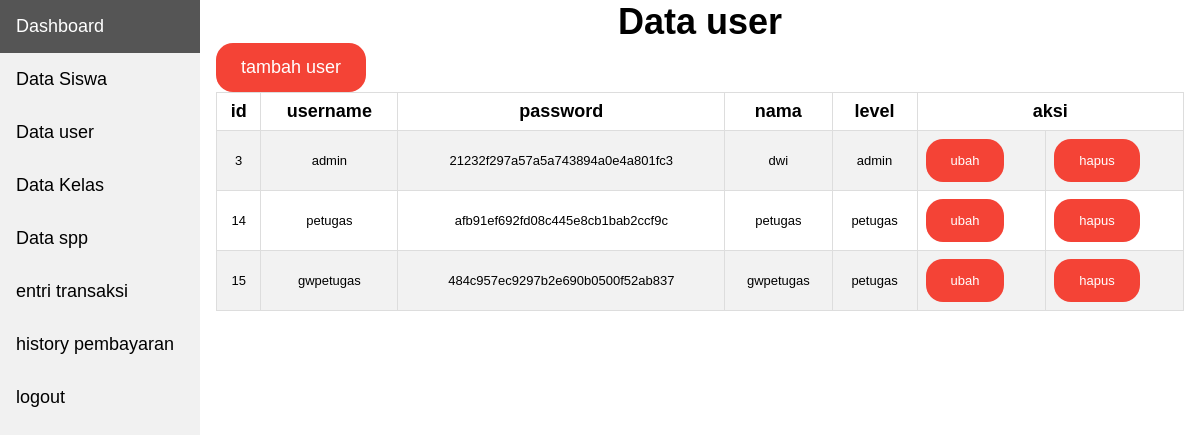
The page /admin/data_petugas.php (signed in) on the database its author committed.
### tables this page shows
CREATE TABLE IF NOT EXISTS `petugas` (
  `id_petugas` int(11) NOT NULL AUTO_INCREMENT,
  `username` varchar(25) NOT NULL,
  `password` varchar(32) NOT NULL,
  `nama_petugas` varchar(35) NOT NULL,
  `level` enum('admin','petugas') NOT NULL,
  PRIMARY KEY (`id_petugas`),
  UNIQUE KEY `username` (`username`)
);

### functions/functions.php (called while the page is built, shortened)
<?php
$conn = mysqli_connect("localhost", "root", "", "db_spp");
function query($query) {
	global $conn;
	$result = mysqli_query($conn, $query);
	$rows = array();
	while ( $row = mysqli_fetch_assoc($result) ) {
		$rows[] = $row;
	}
	return $rows;
}
 ?>

### admin/data_petugas.php (the view, shortened to what this page needs)
<?php
require '../functions/functions.php';
$petugas = query("SELECT * FROM petugas");
 ?>
<?php include 'header_admin.php'; ?>
<!DOCTYPE html>
<html>
<head>
</head>
<link rel="stylesheet" type="text/css" href="css/style.css">
<body>
	<div class="content">
		<h1>Data user</h1>
		<a class="link2" href="tambah_data_user.php">tambah user</a>
		<table border="1" cellpadding="10" cellspacing="0">
			<tr>
				<th>id</th>
				<th>username</th>
				<th>password</th>
				<th>nama</th>
				<th>level</th>
				<th colspan="2">aksi</th>
			</tr>
			<?php foreach ($petugas as $row) : ?>
			<tr>
				<td><?= $row["id_petugas"]; ?></td>
				<td><?= $row["username"]; ?></td>
				<td><?= $row["password"]; ?></td>
				<td><?= $row["nama_petugas"]; ?></td>
				<td><?= $row["level"]; ?></td>
				<td><a class="link2" href="ubah_petugas.php?id_petugas=<?= $row["id_petugas"]; ?>">ubah</a></td>
				<td><a class="link2" href="hapus_user.php?id_petugas=<?= $row["id_petugas"]; ?>"  onclick="return confirm('yakin ingin hapus?')">hapus</a></td>
			</tr>
			<?php endforeach; ?>
		</table>
	</div>
</body>
</html>

### admin/css/style.css (style rules this page uses)
* { padding:0; margin:0; }
body { font-family:Verdana, Geneva, sans-serif; font-size:18px; background-color:#FFF }
td { font-size: 13px; margin: 10px; }
table { border-collapse: collapse; border-spacing: 0; width: 100%; border: 1px solid #ddd; float: left; }
th, td { text-align: center; padding: 8px; }
tr:nth-child(even) { background-color: #f2f2f2 }
.link2:link, .link2:visited { background-color: #f44336; color: white; padding: 14px 25px; text-align: center; text-decoration: none; display: inline-block; float: left; border-radius: 17px 17px 17px 17px; -moz-border-radius: 17px 17px 17px 17px; -webkit-border-radius: 17px 17px 17px 17px; border: 0px solid #000000; }
h1 { text-align: center; }

### admin/header_admin.php (style rules this page uses)
body { margin: 0; font-family: "Lato", sans-serif; }
div.content { margin-left: 200px; padding: 1px 16px; height: 655px; }

### rows shown on the page
petugas: id_petugas "3", username "admin", password "21232f297a57a5a743894a0e4a801fc3", nama_petugas "dwi", level "admin"
petugas: id_petugas "14", username "petugas", password "afb91ef692fd08c445e8cb1bab2ccf9c", nama_petugas "petugas", level "petugas"
petugas: id_petugas "15", username "gwpetugas", password "484c957ec9297b2e690b0500f52ab837", nama_petugas "gwpetugas", level "petugas"
